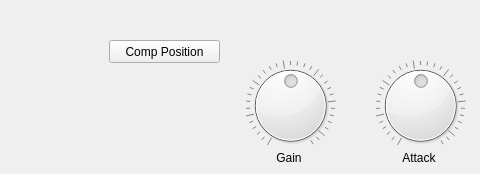
    <widget class="QWidget" name="tab_2">
     <attribute name="title">
      <string>Compressor</string>
     </attribute>
     <widget class="QLabel" name="label_18">
      <property name="geometry">
       <rect>
        <x>260</x>
        <y>150</y>
        <width>58</width>
        <height>15</height>
       </rect>
      </property>
      <property name="text">
       <string>Gain</string>
      </property>
      <property name="alignment">
       <set>Qt::AlignCenter</set>
      </property>
     </widget>
     <widget class="QDial" name="compGainDial">
      <property name="geometry">
       <rect>
        <x>240</x>
        <y>60</y>
        <width>101</width>
        <height>91</height>
       </rect>
      </property>
      <property name="whatsThis">
       <string>Gain</string>
      </property>
      <property name="maximum">
       <number>127</number>
      </property>
      <property name="value">
       <number>64</number>
      </property>
      <property name="notchesVisible">
       <bool>true</bool>
      </property>
     </widget>
     <widget class="QLabel" name="label_19">
      <property name="geometry">
       <rect>
        <x>390</x>
        <y>150</y>
        <width>58</width>
        <height>15</height>
       </rect>
      </property>
      <property name="text">
       <string>Attack</string>
      </property>
      <property name="alignment">
       <set>Qt::AlignCenter</set>
      </property>
     </widget>
     <widget class="QDial" name="compAttackDial">
      <property name="geometry">
       <rect>
        <x>370</x>
        <y>60</y>
        <width>101</width>
        <height>91</height>
       </rect>
      </property>
      <property name="whatsThis">
       <string>Gain</string>
      </property>
      <property name="maximum">
       <number>127</number>
      </property>
      <property name="value">
       <number>64</number>
      </property>
      <property name="notchesVisible">
       <bool>true</bool>
      </property>
     </widget>
     <widget class="QPushButton" name="compPositionButton">
      <property name="geometry">
       <rect>
        <x>109</x>
        <y>40</y>
        <width>111</width>
        <height>23</height>
       </rect>
      </property>
      <property name="text">
       <string>Comp Position</string>
      </property>
     </widget>
    </widget>
